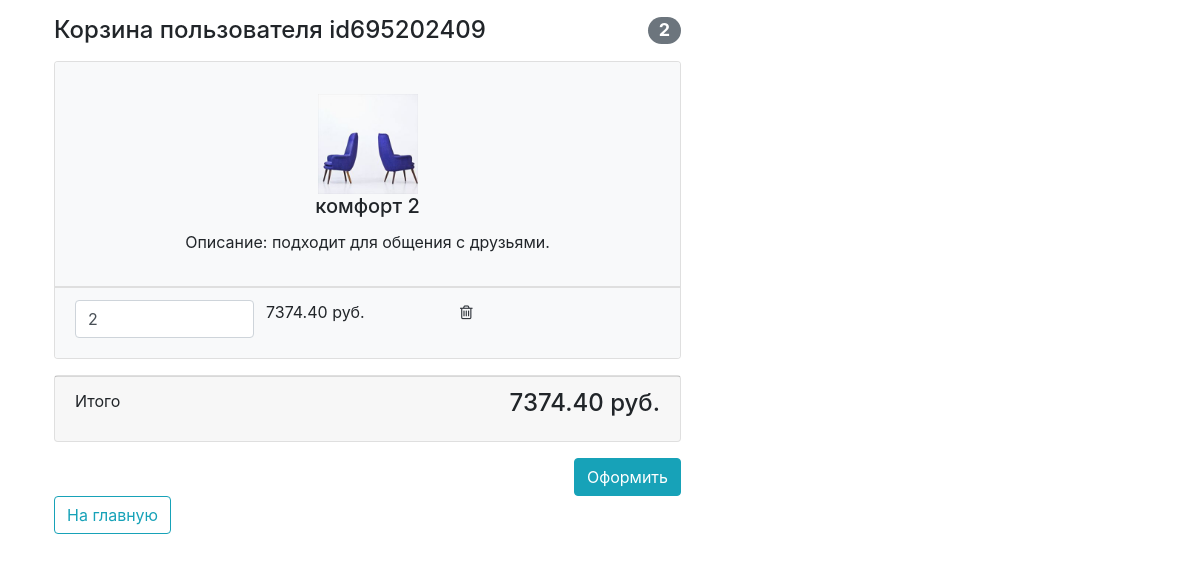
The app's page /basket/ (signed in) with its own data.
### authapp/models.py (models this page shows, shortened)
class ShopUser(AbstractUser):
    avatar = models.ImageField(upload_to='users', blank=True)
    age = models.PositiveSmallIntegerField(default=18, verbose_name='Возраст')
    activation_key = models.CharField(max_length=255, blank=True, null=True)
    activation_key_expired = models.DateTimeField(blank=True, null=True)

### basketapp/models.py (models this page shows, shortened)
class Basket(models.Model):
    user = models.ForeignKey(settings.AUTH_USER_MODEL, on_delete=models.CASCADE, related_name='basket')
    product = models.ForeignKey(Product, on_delete=models.CASCADE)
    quantity = models.PositiveSmallIntegerField(default=0)
    created_at = models.DateTimeField(auto_now_add=True)
    @property
    def product_cost(self):
        return self.product.price * self.quantity
    @property
    def total_quantity(self):
        items = Basket.objects.filter(user=self.user)
        _total_quantity = sum(list(map(lambda x: x.quantity, items)))
        return _total_quantity
    @property
    def total_cost(self):
        items = Basket.objects.filter(user=self.user)
        _total_cost = sum(list(map(lambda x: x.product_cost, items)))
        return _total_cost

### mainapp/models.py (models this page shows, shortened)
class Product(models.Model):
    category = models.ForeignKey(ProductCategory, on_delete=models.CASCADE)
    name = models.CharField(max_length=255)
    image = models.ImageField(upload_to='products_img', blank=True, null=True)
    short_desc = models.CharField(max_length=255, blank=True)
    description = models.TextField(blank=True, null=True)
    price = models.DecimalField(max_digits=8, decimal_places=2, default=0)
    quantity = models.PositiveIntegerField(default=0)
    is_active = models.BooleanField(default=True)
    class Meta:
        verbose_name = 'продукт'
        verbose_name_plural = 'Продукты'

### basketapp/views.py (the view)
# urls.py: path('', BasketView.as_view(), name='basket'),
class BasketView(ListView):
    model = Basket
    template_name = 'basketapp/basket.html'
    success_url = reverse_lazy('basketapp:basket')
    def get_context_data(self, **kwargs):
        context_data = super().get_context_data(**kwargs)
        context_data['title'] = 'Корзина'
        context_data['basket_list'] = Basket.objects.filter(user=self.request.user)
        return context_data

### basketapp/templatetags/img_tags.py (called while the page is built)
def img_products(image):
    if not image:
        image = 'products_img/product-21.jpg'
    return f'{settings.MEDIA_URL}{image}'

### mainapp/context_processors.py (called while the page is built)
def basket(request):
    basket_items = []
    if request.user.is_authenticated:
        basket_items = Basket.objects.filter(user=request.user)
    return {
        'basket': basket_items
    }

### basketapp/templates/basketapp/basket.html
{% extends 'basketapp/base.html' %}
{% block content %}
    <div class="container">
        <div class="row">
            <div class="col-lg-7">
                {% include 'basketapp/user_profile_basket.html' %}
            </div>
        </div>
        <a class="btn btn-outline-info float-left" href="{% url 'index' %}">На главную</a>
    </div>
{% endblock %}

### basketapp/templates/basketapp/user_profile_basket.html
{% load img_tags %}
<div class="basket_list">
    {% if basket_list %}
        <h4 class="mt-3 mb-3 d-flex justify-content-between align-items-center mb-3">
            Корзина пользователя {% if user.username %}{{ user.username }}{% else %}пользователь{% endif %}<span
                class="badge badge-secondary badge-pill">{{ basket_list.0.total_quantity }}</span>
        </h4>
        {% for basket in basket_list %}
            <div class="card mb-3">
                <ul class="list-group list-group-flush">
                    <li class="list-group-item bg-light">
                        <div class="row text-center">
                            <div class="card-body">
                                <img width="100" height="100" src="{{ basket.product.image|img_products }}" alt=""/>
                                <h5 class="card-title">{{ basket.product.name }}</h5>
                                <p class="card-text">Описание: {{ basket.product.description }}</p>
                            </div>
                        </div>
                    </li>
                </ul>
                <ul class="list-group list-group-flush">
                    <li class="list-group-item bg-light">
                        <div class="row text-center">
                            <div class="col-lg-4">
                                <label>
                                    <input name="{{ basket.pk }}" type="number" class="form-control"
                                           value="{{ basket.quantity }}" min="0">
                                </label>
                            </div>
                            <div class="product_cost">{{ basket.product_cost }} руб.</div>
                            <div class="col-lg-4">
                                <a href="{% url 'basketapp:basket_remove' basket.pk %}">
                                    <i class="fa fa-trash-o"></i>
                                </a>
                            </div>
                        </div>
                    </li>
                </ul>
            </div>
        {% endfor %}
        <div class="card mb-3">
            <div class="card-footer">
                <p class="float-left">Итого</p>
                <h4 class="float-right">{{ basket_list.0.total_cost|floatformat:2 }} руб.</h4>
            </div>
        </div>
        <button type="button" class="btn btn-info float-right">Оформить</button>
    {% else %}
        <h4 class="mt-3 mb-3 text-center">
            Корзина пуста
        </h4>
    {% endif %}
</div>

### records on screen
ShopUser: username "id695202409"
Basket: user+quantity "2", product.image|img_products (picture), product.name "комфорт 2", product.description "подходит для общения с друзьями.", quantity "2", product_cost "7374.40", user+product+quantity "7374.40"
